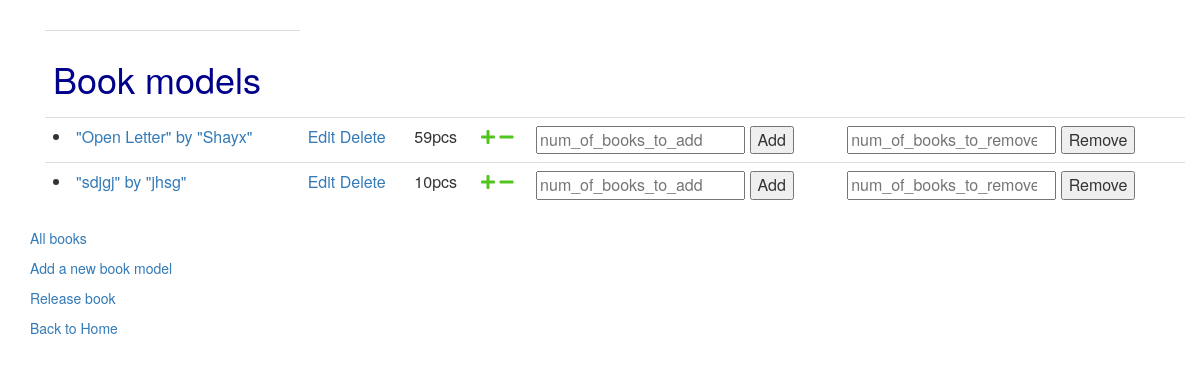
The app's page /backend/ (signed in), older data.
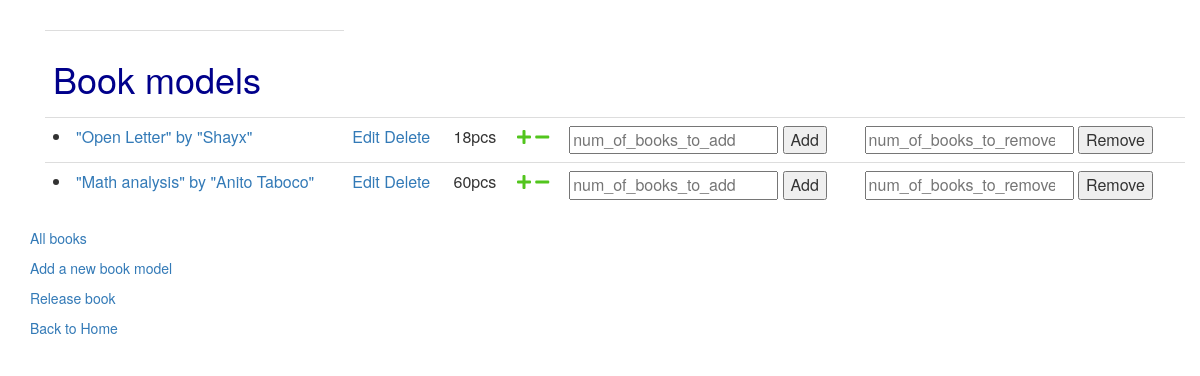
The same page, newer data.
### backend/models.py (models this page shows, shortened)
class Book_model(models.Model):
    title = models.CharField(
        max_length=64,
        unique=True,
        validators=[
            MinLengthValidator(3)
        ])
    author = models.CharField(max_length=64)
    price = models.PositiveIntegerField()
    genre = models.CharField(max_length=64, choices=genre_options)
    created_at = models.DateTimeField(auto_now_add=True)
    updated_at = models.DateTimeField(auto_now=True)
    def get_quantity(self):
        quantity = len(Book.objects.filter(model=self))
        return quantity
    def __str__(self):
        return '"'+self.title+'" by "'+self.author+'"'

### backend/views.py (the view)
# urls.py: path('', book_model_list.as_view(), name="book_model_list"),
class book_model_list(LoginRequiredMixin, ListView):
    model = Book_model
    fields="__all__"
    success_url =  reverse_lazy('backend:book_model_list')

### backend/templates/backend/book_model_list.html (shortened to what this page needs)
{%extends "base_bootsrap.html" %}
{% block content%}
<div class="container">
      <table class="table">
        {% if book_model_list %}
        <th><h1 style="color: darkblue; text-align: left;">Book models</h1></th>
        <ul>
             {% for book_model in book_model_list %}
             <tr>
             <p class="row">
             <td>
             <li><a href="{% url 'backend:book_model_detail' book_model.id %}">{{book_model}} </a>
             </td>
             <td> <a href="{% url 'backend:book_model_update' book_model.id %}">Edit</a>
                <a href="{% url 'backend:book_model_delete' book_model.id %}">Delete</a>
             </td>
             <td>
                <span id="book_model_qty_{{book_model.id}}">{{book_model.get_quantity}}</span>pcs
             </td>
             <td>
                 <a href="#"  id="inc_{{book_model.id}}"
                    onclick="
                         inc('{% url 'backend:book_model_inc' book_model.id %}', {{book_model.id}});
                         return false;
                    "
                 >
                <i class="fas fa-plus" id="plus_{{book_model.id}}" style="color: rgb(82, 197, 29)"></i>
                 </a>
                 <a href="#"  id="dec_{{book_model.id}}"
                 onclick="
                      dec('{% url 'backend:book_model_dec' book_model.id %}', {{book_model.id}}); return false;
                 "
                 >
                 <i class="fas fa-minus" id="minus_{{book_model.id}}" style="color: rgb(82, 197, 29)"></i>
                 </a>
            </td>
            <td>
                 <input id="num_of_books_to_add{{book_model.id}}" name="num_of_books_to_add" type="number" placeholder="num_of_books_to_add"></input>
                 <button name="Add" onclick="
                    num_of_books_to_add=$('#num_of_books_to_add{{book_model.id}}').val()*1;
                    book_model_id='{{book_model.id}}'*1;
                    console.log(num_of_books_to_add);
                    add_set_of_books(book_model_id, num_of_books_to_add);
                    $('#num_of_books_to_add{{book_model.id}}').val($('#num_of_books_to_add{{book_model.id}}').placeholder);
                    return false;
                 ">Add</button>
            </td>
            <td>
                    <input id="num_of_books_to_rem{{book_model.id}}" name="num_of_books_to_rem" type="number" placeholder="num_of_books_to_remove"></input>
                    <button name="Remove" onclick="
                       num_of_books_to_remove=$('#num_of_books_to_rem{{book_model.id}}').val();
                       book_model_id='{{book_model.id}}';
                       console.log(num_of_books_to_remove);
                       remove_set_of_books(book_model_id, num_of_books_to_remove);
                       $('#num_of_books_to_rem{{book_model.id}}').val($('#num_of_books_to_rem{{book_model.id}}').placeholder);
                       return false;
                    ">Remove</button>
            </td>
             </li> </p>
            </tr>
            </div>
             {%endfor%}
        {% else %}
           <p class="row">There are no book_models in the library database.</p>
        {% endif %}
        <p class="row"> <a href="{%url 'backend:book_list'%}">All books</a></p>
            <p class="row">
             <a href="{% url 'backend:book_model_create' %}">Add a new book model</a>
            </p>
            <p class="row">
                <a href="{% url 'backend:release' %}">Release book</a>
            </p>
            <p class="row">
                <a href="{% url 'home:home' %}">Back to Home</a>
            </p>
 {%endblock%}

Row changes from the older to the newer data that the page shows:
removed Book_model: title+author "\"sdjgj\" by \"jhsg\"", get_quantity "10"
changed Book_model "\"Open Letter\" by \"Shayx\"": get_quantity "59" → "18"
added Book_model: title+author "\"Math analysis\" by \"Anito Taboco\"", get_quantity "60"
